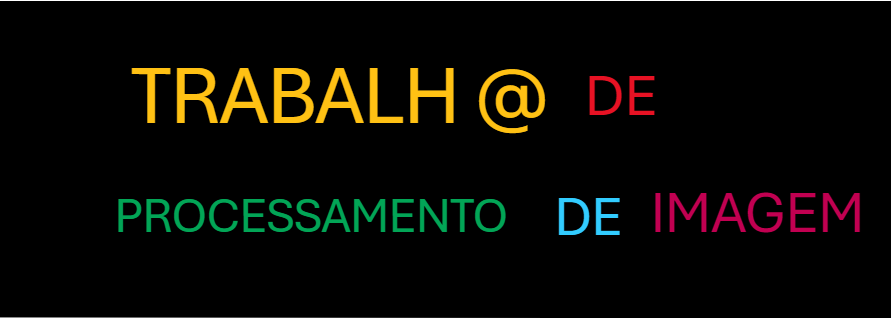
#> input picture images/img2.png, 891 x 318 px, found by its file name
$ python main.py
#> lines starting #> are read from the running program, lines starting #| are printed output that depends on the picture; after the words box and inside, x2 and y2 are one past the last pixel; in counts of white or black regions, pixels touching at a corner belong together
### image_processing.py
import cv2
import pytesseract
import tkinter as tk
from PIL import Image, ImageTk
import numpy as np

pytesseract.pytesseract.tesseract_cmd = r'c:\Program Files\Tesseract-OCR\tesseract.exe'

class ImageProcessing:

    def __init__(self):
        print('image processing')

    def gray(self, img_path, num):
#> called with num = 0
        img = cv2.imread(img_path)
#> img is the input picture: shape (318, 891, 3); mean B, G, R 4.6, 9.7, 10.9
        cv2.imshow('original image', img)
        cv2.waitKey(0)
        gray = cv2.cvtColor(img, cv2.COLOR_BGR2GRAY)
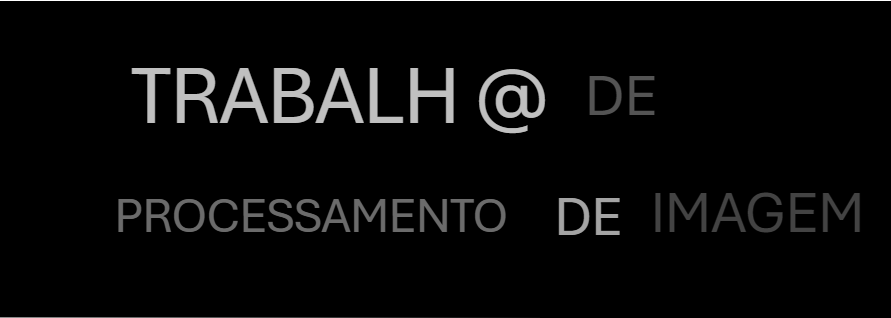
#> gray: shape (318, 891); min 0, max 255, mean 9.5
        cv2.imshow('gray', gray)
        cv2.waitKey(0)
        if(num == 1):
            ImageProcessing.pass_string(gray)
        return gray

    def simple_threshold(self, img_path, mim_threshold, num):
#> called with mim_threshold = 65, num = 1
        val, thresh = cv2.threshold(img_path, mim_threshold, 255, cv2.THRESH_BINARY) #pixeis q forem inferiores a mim_threshold serão considerados como 0 e se for maior, sera considerado como 255(branco)
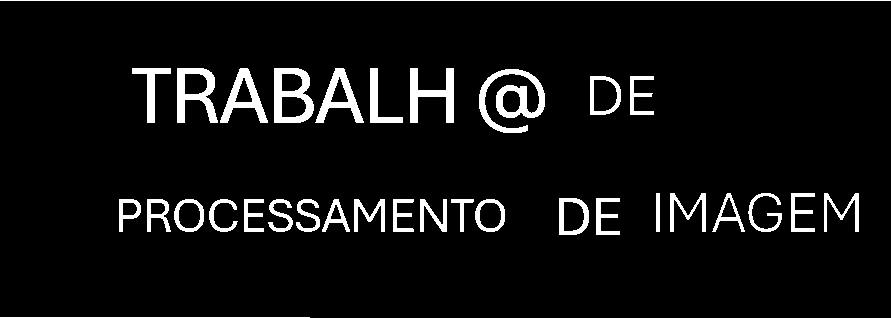
#> thresh: shape (318, 891); 6.2% white; 33 white regions
#> val = 65
        cv2.imshow('thresh', thresh)

        cv2.waitKey(0)
        if(num == 1):
            ImageProcessing.pass_string(thresh)
#> (the call stopped at in pass_string, `text = pytesseract.image_to_boxes(img)`: pytesseract is not available in this run)
        return thresh

    # [32 lines left out: functions sharp, mediana, blur, not called in this run]

    def localizar_texto_imagem(self,imagem_path):

        # Encontrar contornos na imagem binária
        contornos, _ = cv2.findContours(imagem_path, cv2.RETR_EXTERNAL, cv2.CHAIN_APPROX_SIMPLE)
#> contornos = 33 contours, 2 with area under 20; largest, box (x1, y1, x2, y2) and area: (274, 68, 314, 123) 1855, (479, 69, 545, 133) 1748, (177, 68, 218, 123) 1390, (315, 68, 364, 123) 1086, (220, 68, 268, 123) 1085

        # Iterar sobre os contornos encontrados
        for contorno in contornos:
            # Calcular a caixa delimitadora do contorno
            x, y, w, h = cv2.boundingRect(contorno)

            # Desenhar um retângulo ao redor do contorno
            cv2.rectangle(imagem_path, (x, y), (x + w, y + h), (200,0,0), 2)
#> this loop made 33 passes
#> (x, y, w, h) on passes 2 to 13: (475, 199, 30, 33), (451, 199, 23, 33), (420, 199, 27, 33), (393, 199, 21, 33), (354, 199, 31, 33), (322, 199, 28, 33), (296, 199, 24, 33), (268, 199, 25, 33), (244, 199, 20, 33), (209, 199, 29, 33), (174, 199, 30, 33), (147, 199, 24, 33)
#> (contorno, x, y, w, h) on passes 1, 22, 33: ([[0, 317], [309, 317]], 0, 317, 310, 1), ([[656, 193], [656, 231], [659, 231], [659, 193]], 656, 193, 4, 39), ([[0, 0], [890, 0]], 0, 0, 891, 1)
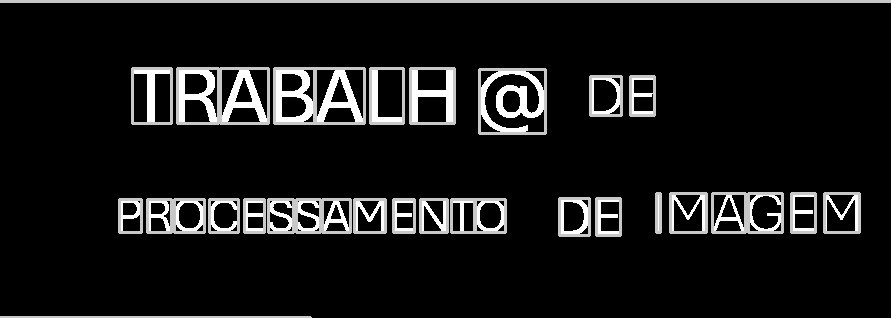
#> imagem_path: shape (318, 891); 5.75% of pixels changed, all inside (x1, y1, x2, y2) = (0, 0, 891, 318)

        # Exibir a imagem com os contornos destacados
        cv2.imshow('Contornos de Texto', imagem_path)
        cv2.waitKey(0)

    def pass_string(img):
        text = pytesseract.image_to_boxes(img)
        print(text)
        texto = []

        for x in text:
            a = 'a'
            z = 'z'
            A = 'A'
            Z = 'Z'
            if((ord(x) < ord(a) or ord(x) > ord(z)) and (ord(x) < ord(A) or ord(x) > ord(Z))):
                text = text.replace(x, '')

        for char in text:
            texto.append(char)

        print(texto)


### main.py
from image_processing import ImageProcessing
import cv2

if __name__ == '__main__':
    imgProcessing = ImageProcessing()

    img = imgProcessing.gray('.vscode/projetos/codes/python/images/img2.png', 0)
    img = imgProcessing.simple_threshold(img, 65 , 1)
    imgProcessing.localizar_texto_imagem(img)
    #img2 = imgProcessing.sharp(img, 0)
    #img = imgProcessing.mediana(img, 0)
    #img = imgProcessing.blur(img, 4, 0)
